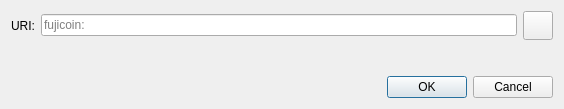
<?xml version="1.0" encoding="UTF-8"?>
<ui version="4.0">
 <class>OpenURIDialog</class>
 <widget class="QDialog" name="OpenURIDialog">
  <property name="geometry">
   <rect>
    <x>0</x>
    <y>0</y>
    <width>564</width>
    <height>109</height>
   </rect>
  </property>
  <property name="windowTitle">
   <string>Open fujicoin URI</string>
  </property>
  <layout class="QVBoxLayout" name="verticalLayout">
   <item>
    <layout class="QHBoxLayout" name="horizontalLayout">
     <item>
      <widget class="QLabel" name="label">
       <property name="text">
        <string>URI:</string>
       </property>
      </widget>
     </item>
     <item>
      <widget class="QValidatedLineEdit" name="uriEdit">
       <property name="placeholderText">
        <string notr="true">fujicoin:</string>
       </property>
      </widget>
     </item>
     <item>
      <widget class="QToolButton" name="pasteButton">
       <property name="toolTip">
        <string extracomment="Tooltip text for button that allows you to paste an address that is in your clipboard.">Paste address from clipboard</string>
       </property>
       <property name="text">
        <string/>
       </property>
       <property name="icon">
        <iconset resource="../fujicoin.qrc">
         <normaloff>:/icons/editpaste</normaloff>:/icons/editpaste
        </iconset>
       </property>
       <property name="iconSize">
        <size>
         <width>22</width>
         <height>22</height>
        </size>
       </property>
      </widget>
     </item>
    </layout>
   </item>
   <item>
    <spacer name="verticalSpacer">
     <property name="orientation">
      <enum>Qt::Vertical</enum>
     </property>
     <property name="sizeHint" stdset="0">
      <size>
       <width>20</width>
       <height>40</height>
      </size>
     </property>
    </spacer>
   </item>
   <item>
    <widget class="QDialogButtonBox" name="buttonBox">
     <property name="orientation">
      <enum>Qt::Horizontal</enum>
     </property>
     <property name="standardButtons">
      <set>QDialogButtonBox::Cancel|QDialogButtonBox::Ok</set>
     </property>
    </widget>
   </item>
  </layout>
 </widget>
 <customwidgets>
  <customwidget>
   <class>QValidatedLineEdit</class>
   <extends>QLineEdit</extends>
   <header>qt/qvalidatedlineedit.h</header>
  </customwidget>
 </customwidgets>
 <resources/>
 <connections>
  <connection>
   <sender>buttonBox</sender>
   <signal>accepted()</signal>
   <receiver>OpenURIDialog</receiver>
   <slot>accept()</slot>
   <hints>
    <hint type="sourcelabel">
     <x>248</x>
     <y>254</y>
    </hint>
    <hint type="destinationlabel">
     <x>157</x>
     <y>274</y>
    </hint>
   </hints>
  </connection>
  <connection>
   <sender>buttonBox</sender>
   <signal>rejected()</signal>
   <receiver>OpenURIDialog</receiver>
   <slot>reject()</slot>
   <hints>
    <hint type="sourcelabel">
     <x>316</x>
     <y>260</y>
    </hint>
    <hint type="destinationlabel">
     <x>286</x>
     <y>274</y>
    </hint>
   </hints>
  </connection>
 </connections>
</ui>
